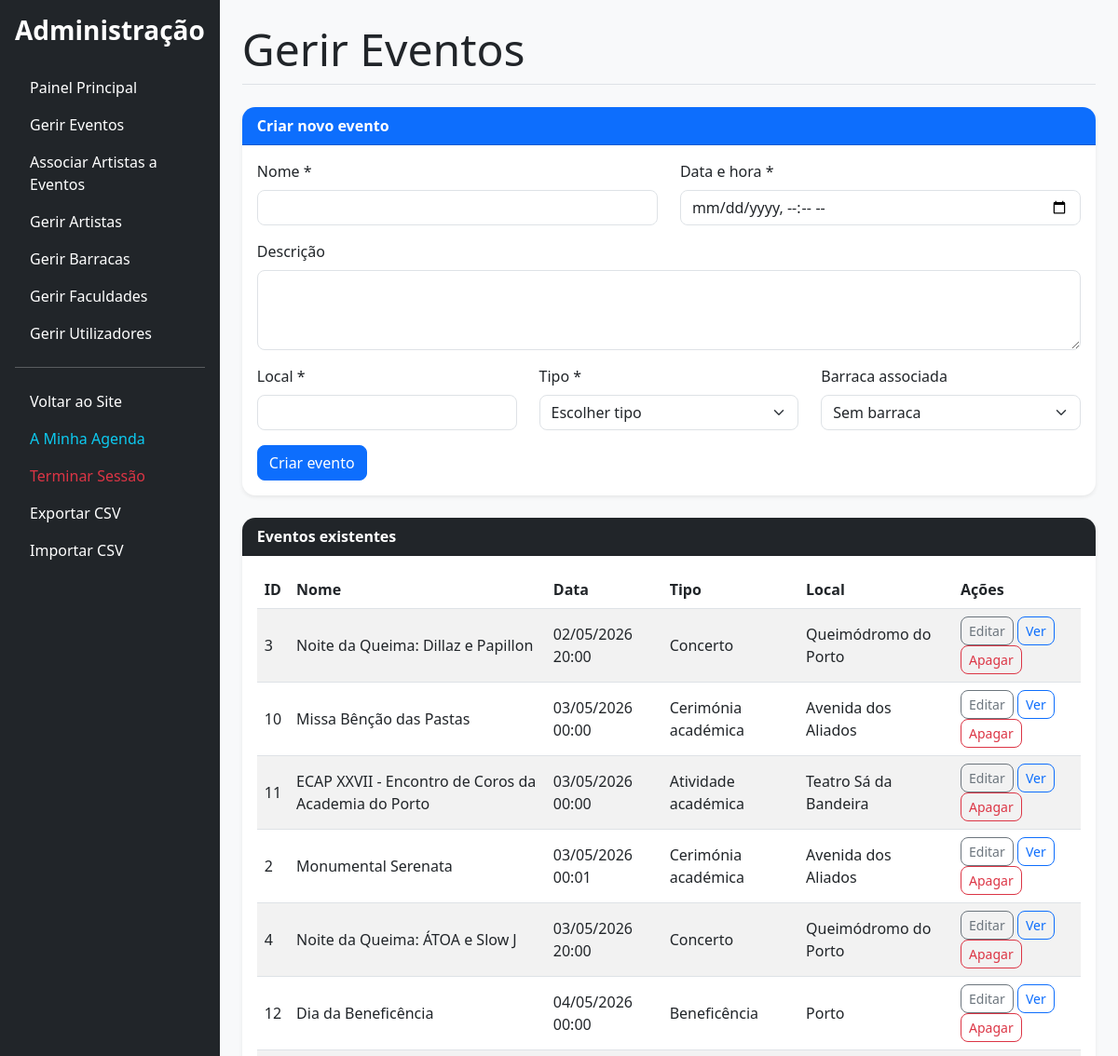
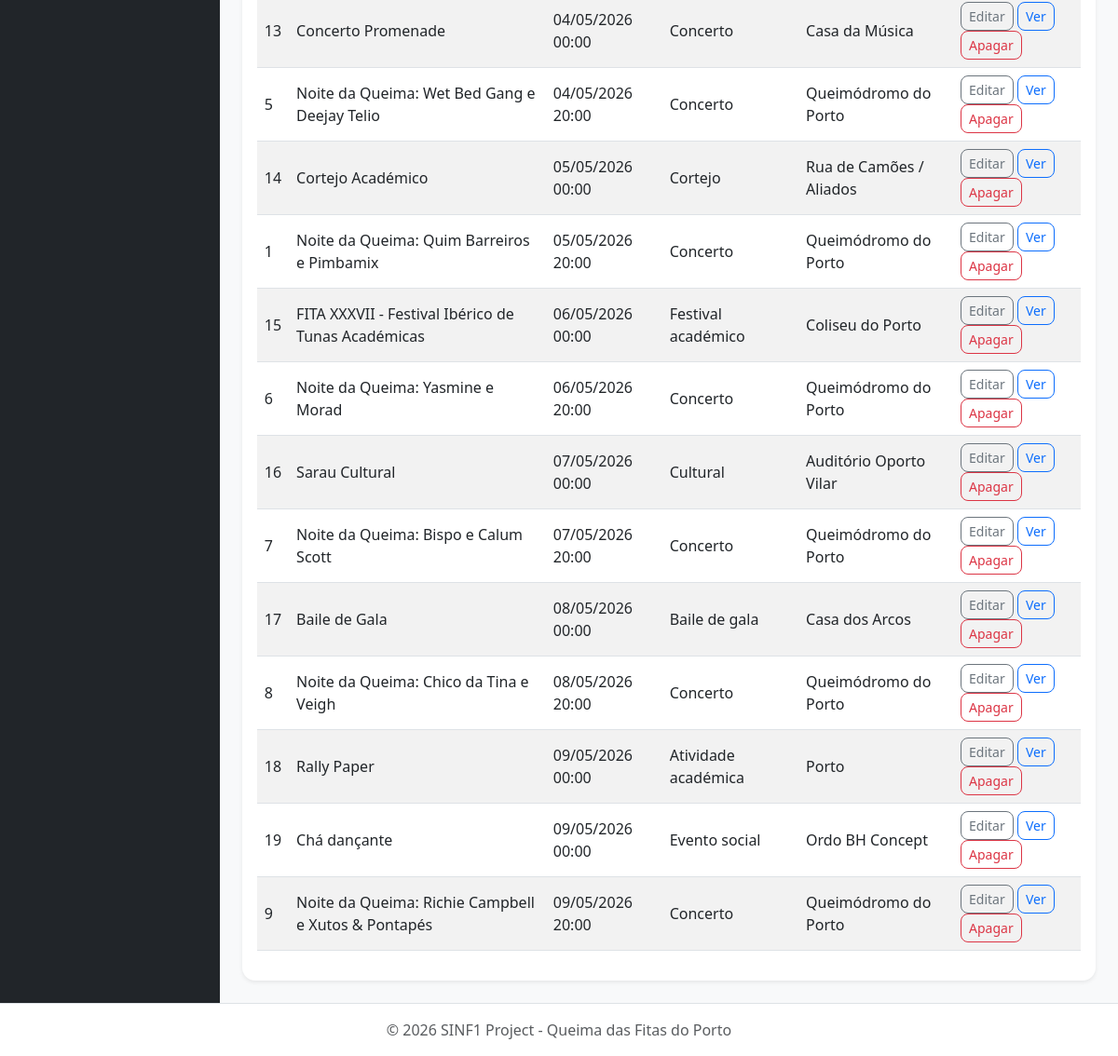
The app's page /public/admin/manage_events.php (signed in) with its own data (2 pictures, top to bottom).
### tables this page shows
CREATE TABLE `event` (
  `id_event` int(11) NOT NULL,
  `name` varchar(100) NOT NULL,
  `description` text DEFAULT NULL,
  `event_date` datetime NOT NULL,
  `location` varchar(100) NOT NULL,
  `event_type` varchar(50) NOT NULL,
  `id_tent` int(11) DEFAULT NULL
);

### src/dal/DataAccessLayer.php (called while the page is built, shortened)
<?php
class DataAccessLayer {
    private $conn;
    public function __construct() {
        $this->conn = new mysqli(DB_HOST, DB_USER, DB_PASS, DB_NAME);
        $this->conn->set_charset("utf8mb4");
    }
    public function executeSelect($query, $params = [], $types = "") {
        $stmt = $this->conn->prepare($query);
        $stmt->execute();
        $result = $stmt->get_result();
        $data = $result->fetch_all(MYSQLI_ASSOC);
        return $data;
    }
}
?>

### src/bll/BusinessLogicLayer.php (called while the page is built, shortened)
<?php
require_once __DIR__ . '/../dal/DataAccessLayer.php';
class BusinessLogicLayer {
    private $dal;
    public function __construct() {
        $this->dal = new DataAccessLayer();
    }
    public function getAllEvents($sortBy = 'date') {
        $orderBy = "e.event_date ASC";
        $query = "SELECT
                    e.*,
                    COALESCE(pa_stats.popularity_count, 0) AS popularity_count,
                    COALESCE(rating_stats.average_rating, 0) AS average_rating,
                    COALESCE(rating_stats.rating_count, 0) AS rating_count
                  FROM event e
                  LEFT JOIN (
                      SELECT id_event, COUNT(*) AS popularity_count
                      FROM personalagenda
                      GROUP BY id_event
                  ) pa_stats ON e.id_event = pa_stats.id_event
                  LEFT JOIN (
                      SELECT id_event, AVG(score) AS average_rating, COUNT(*) AS rating_count
                      FROM rating
                      WHERE id_event IS NOT NULL
                      GROUP BY id_event
                  ) rating_stats ON e.id_event = rating_stats.id_event
                  ORDER BY $orderBy";
        return $this->dal->executeSelect($query);
    }
}
?>

### public/admin/manage_events.php (the view, shortened to what this page needs)
<?php
include '../includes/header_admin.php';
$eventToEdit = null;
$events = $bll->getAllEvents();
?>
<h1 class="display-5 border-bottom pb-2 mb-4">Gerir Eventos</h1>
<div class="card shadow-sm border-0 mb-4">
    <div class="card-header bg-primary text-white">
        <?php echo $eventToEdit ? 'Editar evento' : 'Criar novo evento'; ?>
    </div>
    <div class="card-body">
        <form method="POST" action="manage_events.php">
            <div class="row">
                <div class="col-md-6 mb-3">
                    <label class="form-label">Nome *</label>
                    <input type="text" name="name" class="form-control" value="<?php echo htmlspecialchars($eventToEdit['name'] ?? ''); ?>" required>
                </div>
                <div class="col-md-6 mb-3">
                    <label class="form-label">Data e hora *</label>
                    <input type="datetime-local" name="event_date" class="form-control" value="<?php echo $eventToEdit ? date('Y-m-d\TH:i', strtotime($eventToEdit['event_date'])) : ''; ?>" required>
                </div>
            </div>
            <div class="mb-3">
                <label class="form-label">Descrição</label>
                <textarea name="description" class="form-control" rows="3"><?php echo htmlspecialchars($eventToEdit['description'] ?? ''); ?></textarea>
            </div>
            <div class="row">
                <div class="col-md-4 mb-3">
                    <label class="form-label">Local *</label>
                    <input type="text" name="location" class="form-control" value="<?php echo htmlspecialchars($eventToEdit['location'] ?? ''); ?>" required>
                </div>
                <div class="col-md-4 mb-3">
                    <label class="form-label">Tipo *</label>
                    <select name="event_type" class="form-select" required>
                        <option value="">Escolher tipo</option>
                    </select>
                </div>
                <div class="col-md-4 mb-3">
                    <label class="form-label">Barraca associada</label>
                    <select name="id_tent" class="form-select">
                        <option value="">Sem barraca</option>
                    </select>
                </div>
            </div>
            <button type="submit" class="btn btn-primary">
                <?php echo $eventToEdit ? 'Guardar alterações' : 'Criar evento'; ?>
            </button>
        </form>
    </div>
</div>
<div class="card shadow-sm border-0">
    <div class="card-header bg-dark text-white">
        Eventos existentes
    </div>
    <div class="card-body table-responsive">
        <table class="table table-striped align-middle">
            <thead>
                <tr>
                    <th>ID</th>
                    <th>Nome</th>
                    <th>Data</th>
                    <th>Tipo</th>
                    <th>Local</th>
                    <th>Ações</th>
                </tr>
            </thead>
            <tbody>
                <?php if ($events && count($events) > 0): ?>
                    <?php foreach ($events as $event): ?>
                        <tr>
                            <td><?php echo htmlspecialchars($event['id_event']); ?></td>
                            <td><?php echo htmlspecialchars($event['name']); ?></td>
                            <td><?php echo date('d/m/Y H:i', strtotime($event['event_date'])); ?></td>
                            <td><?php echo htmlspecialchars($event['event_type']); ?></td>
                            <td><?php echo htmlspecialchars($event['location']); ?></td>
                            <td>
                                <a href="manage_events.php?edit=<?php echo $event['id_event']; ?>" class="btn btn-sm btn-outline-secondary">
                                    Editar
                                </a>
                                <a href="../UserInterface/event_detail.php?id=<?php echo $event['id_event']; ?>" class="btn btn-sm btn-outline-primary">
                                    Ver
                                </a>
                                <a
                                    href="manage_events.php?delete=<?php echo $event['id_event']; ?>"
                                    class="btn btn-sm btn-outline-danger"
                                    onclick="return confirm('Tens a certeza que queres apagar este evento?');"
                                >
                                    Apagar
                                </a>
                            </td>
                        </tr>
                    <?php endforeach; ?>
                <?php endif; ?>
            </tbody>
        </table>
    </div>
</div>
<?php include '../includes/footer.php'; ?>

### public/css/style.css (style rules this page uses)
body { background-color: #f8f9fa; color: #212529; }
h1, h2, h3, h4, h5 { font-weight: 600; }
.card { border-radius: 14px; overflow: hidden; }
.card-header { font-weight: 600; }
.btn { border-radius: 8px; }
.table th { white-space: nowrap; }
.table td { vertical-align: middle; }
.form-control, .form-select { border-radius: 8px; }

### records on screen
event: id_event "3", name "Noite da Queima: Dillaz e Papillon", event_date "02/05/2026 20:00", event_type "Concerto", location "Queimódromo do Porto"
event: id_event "10", name "Missa Bênção das Pastas", event_date "03/05/2026 00:00", event_type "Cerimónia académica", location "Avenida dos Aliados"
event: id_event "11", name "ECAP XXVII - Encontro de Coros da Academia do Porto", event_date "03/05/2026 00:00", event_type "Atividade académica", location "Teatro Sá da Bandeira"
event: id_event "2", name "Monumental Serenata", event_date "03/05/2026 00:01", event_type "Cerimónia académica", location "Avenida dos Aliados"
event: id_event "4", name "Noite da Queima: ÁTOA e Slow J", event_date "03/05/2026 20:00", event_type "Concerto", location "Queimódromo do Porto"
event: id_event "12", name "Dia da Beneficência", event_date "04/05/2026 00:00", event_type "Beneficência", location "Porto"
event: id_event "13", name "Concerto Promenade", event_date "04/05/2026 00:00", event_type "Concerto", location "Casa da Música"
event: id_event "5", name "Noite da Queima: Wet Bed Gang e Deejay Telio", event_date "04/05/2026 20:00", event_type "Concerto", location "Queimódromo do Porto"
event: id_event "14", name "Cortejo Académico", event_date "05/05/2026 00:00", event_type "Cortejo", location "Rua de Camões / Aliados"
event: id_event "1", name "Noite da Queima: Quim Barreiros e Pimbamix", event_date "05/05/2026 20:00", event_type "Concerto", location "Queimódromo do Porto"
event: id_event "15", name "FITA XXXVII - Festival Ibérico de Tunas Académicas", event_date "06/05/2026 00:00", event_type "Festival académico", location "Coliseu do Porto"
event: id_event "6", name "Noite da Queima: Yasmine e Morad", event_date "06/05/2026 20:00", event_type "Concerto", location "Queimódromo do Porto"
event: id_event "16", name "Sarau Cultural", event_date "07/05/2026 00:00", event_type "Cultural", location "Auditório Oporto Vilar"
event: id_event "7", name "Noite da Queima: Bispo e Calum Scott", event_date "07/05/2026 20:00", event_type "Concerto", location "Queimódromo do Porto"
event: id_event "17", name "Baile de Gala", event_date "08/05/2026 00:00", event_type "Baile de gala", location "Casa dos Arcos"
event: id_event "8", name "Noite da Queima: Chico da Tina e Veigh", event_date "08/05/2026 20:00", event_type "Concerto", location "Queimódromo do Porto"
event: id_event "18", name "Rally Paper", event_date "09/05/2026 00:00", event_type "Atividade académica", location "Porto"
event: id_event "19", name "Chá dançante", event_date "09/05/2026 00:00", event_type "Evento social", location "Ordo BH Concept"
event: id_event "9", name "Noite da Queima: Richie Campbell e Xutos & Pontapés", event_date "09/05/2026 20:00", event_type "Concerto", location "Queimódromo do Porto"
